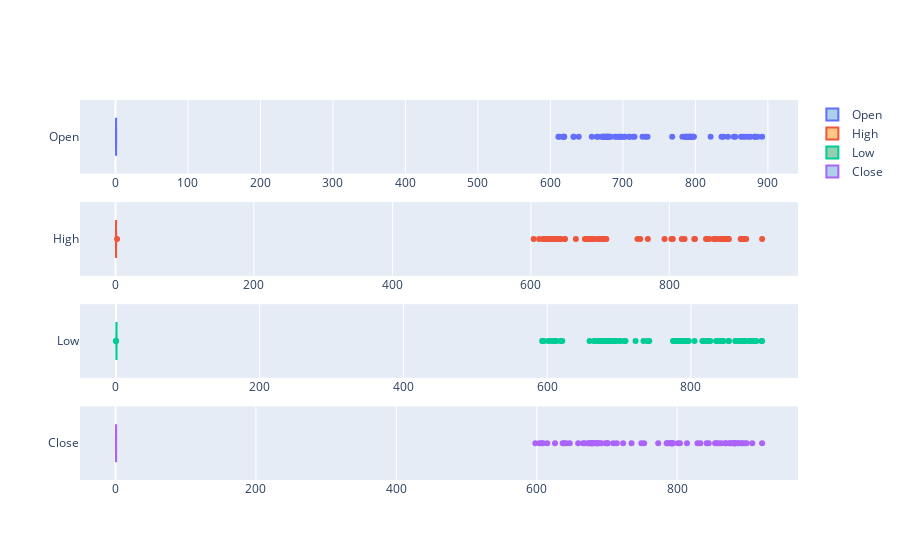

This figure's notebook cell:
### Code cell
# Visualizing Open, High, Low and Close variables 
fig = make_subplots(rows=4, cols=1)
fig.add_trace(go.Box(x=df["Open"], fillcolor='rgba(93, 164, 214, 0.5)', name="Open"), row=1, col=1)
fig.add_trace(go.Box(x=df["High"], fillcolor='rgba(255, 144, 14, 0.5)', name="High"), row=2, col=1)
fig.add_trace(go.Box(x=df["Low"], fillcolor='rgba(44, 160, 101, 0.5)', name="Low"),row=3, col=1)
fig.add_trace(go.Box(x=df["Close"], fillcolor='rgba(93, 164, 214, 0.5)', name="Close"), row=4, col=1)

### Figure 1 — Plotly figure (JSON) as saved in the notebook; plotly's stock layout.template omitted (floating-point values rounded to 4 significant figures; data arrays with more than 128 entries replaced by an {"elided": "..."} marker saying what was removed)
{"data": [{"fillcolor": "rgba(93, 164, 214, 0.5)", "name": "Open", "type": "box", "x": {"elided": "994 float values"}, "xaxis": "x", "yaxis": "y"}, {"fillcolor": "rgba(255, 144, 14, 0.5)", "name": "High", "type": "box", "x": {"elided": "994 float values"}, "xaxis": "x2", "yaxis": "y2"}, {"fillcolor": "rgba(44, 160, 101, 0.5)", "name": "Low", "type": "box", "x": {"elided": "994 float values"}, "xaxis": "x3", "yaxis": "y3"}, {"fillcolor": "rgba(93, 164, 214, 0.5)", "name": "Close", "type": "box", "x": {"elided": "994 float values"}, "xaxis": "x4", "yaxis": "y4"}], "layout": {"xaxis": {"anchor": "y", "domain": [0, 1]}, "xaxis2": {"anchor": "y2", "domain": [0, 1]}, "xaxis3": {"anchor": "y3", "domain": [0, 1]}, "xaxis4": {"anchor": "y4", "domain": [0, 1]}, "yaxis": {"anchor": "x", "domain": [0.8063, 1]}, "yaxis2": {"anchor": "x2", "domain": [0.5375, 0.7312]}, "yaxis3": {"anchor": "x3", "domain": [0.2687, 0.4625]}, "yaxis4": {"anchor": "x4", "domain": [0, 0.1938]}}}
